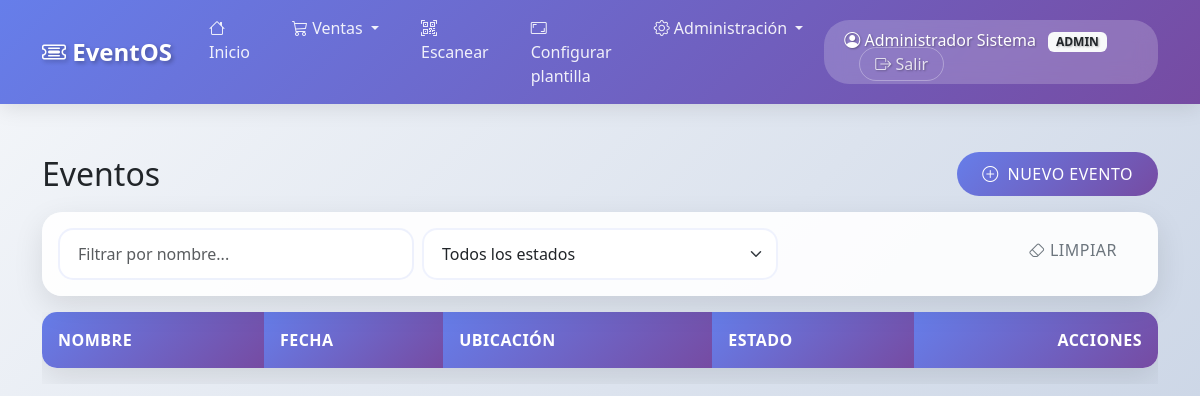
Before: /gestionar_eventos (signed in) with the older database file.
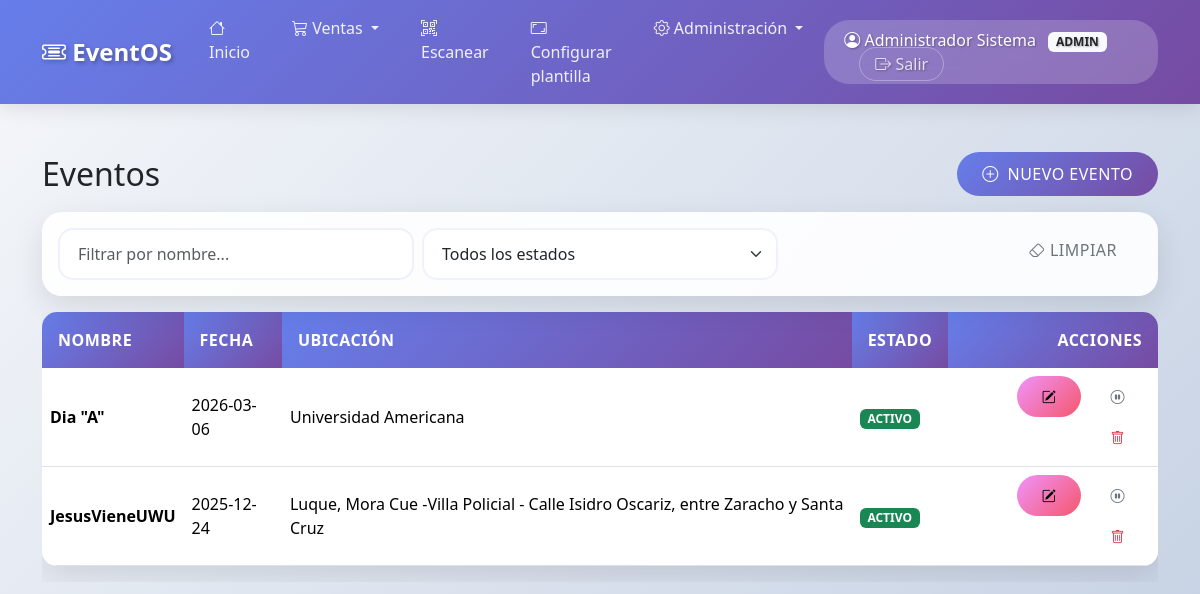
After: the same page with the newer database file.
### tables this page shows
CREATE TABLE eventos (
            id INTEGER PRIMARY KEY AUTOINCREMENT,
            nombre TEXT NOT NULL,
            fecha DATE NOT NULL,
            ubicacion TEXT NOT NULL,
            usuario_creador INTEGER,
            activo INTEGER DEFAULT 1,
            fecha_creacion DATETIME DEFAULT CURRENT_TIMESTAMP,
            FOREIGN KEY (usuario_creador) REFERENCES usuarios(id)
        );

### app.py (the view)
@app.route("/gestionar_eventos")
@solo_admin
def gestionar_eventos():
    conexion = conectar_bd()
    cursor = conexion.cursor()
    cursor.execute("""
        SELECT e.*, u.nombre || ' ' || u.apellido as creador_nombre
        FROM eventos e
        JOIN usuarios u ON e.usuario_creador = u.id
        ORDER BY e.fecha DESC
    """)
    eventos = rows_to_dicts(cursor.fetchall())
    conexion.close()
    return render_template("gestionar_eventos.html",
                           eventos=eventos,
                           usuario=session,
                           rol=session["rol"])

### app.py (called while the page is built)
def conectar_bd():
    conexion = sqlite3.connect("BDATA.db")
    conexion.row_factory = sqlite3.Row
    return conexion

def rows_to_dicts(rows):
    return [dict(row) for row in rows] if rows else []

def solo_admin(f):
    @wraps(f)
    def wrapper(*args, **kwargs):
        if "usuario_id" not in session or session.get("rol") != "admin":
            flash("Acceso restringido a Administradores.", "danger")
            return redirect(url_for("inicio"))
        return f(*args, **kwargs)
    return wrapper

### templates/gestionar_eventos.html (shortened to what this page needs)
{% extends "base.html" %}
{% block content %}
<div class="container py-4">
  <div class="d-flex justify-content-between align-items-center mb-3">
    <h2 class="mb-0">Eventos</h2>
    <button class="btn btn-primary" data-bs-toggle="modal" data-bs-target="#modalCrear">
      <i class="bi bi-plus-circle me-1"></i> Nuevo evento
    </button>
  </div>
  <div class="card mb-3">
    <div class="card-body">
      <form class="row g-2">
        <div class="col-md-4">
          <input type="text" class="form-control" id="filtroNombre" placeholder="Filtrar por nombre...">
        </div>
        <div class="col-md-4">
          <select id="filtroEstado" class="form-select">
            <option value="">Todos los estados</option>
          </select>
        </div>
        <div class="col-md-4 text-end">
          <button type="button" id="btnLimpiar" class="btn btn-outline-secondary">
            <i class="bi bi-eraser"></i> Limpiar
          </button>
        </div>
      </form>
    </div>
  </div>
  <div class="table-responsive">
    <table class="table align-middle" id="tablaEventos">
      <thead>
        <tr>
          <th>Nombre</th>
          <th>Fecha</th>
          <th>Ubicación</th>
          <th>Estado</th>
          <th class="text-end">Acciones</th>
        </tr>
      </thead>
      <tbody>
        {% for ev in eventos %}
        <tr data-estado="{{ ev.activo }}" data-nombre="{{ ev.nombre|lower }}">
          <td class="fw-semibold">{{ ev.nombre }}</td>
          <td>{{ ev.fecha }}</td>
          <td>{{ ev.ubicacion }}</td>
          <td>
            {% if ev.activo %}
              <span class="badge bg-success">ACTIVO</span>
            {% else %}
              <span class="badge bg-secondary">INACTIVO</span>
            {% endif %}
          </td>
          <td class="text-end">
            <button class="btn btn-sm btn-warning" data-bs-toggle="modal" data-bs-target="#modalEditar_{{ ev.id }}">
              <i class="bi bi-pencil-square"></i>
            </button>
            {% if ev.activo %}
              <form action="{{ url_for('desactivar_evento', evento_id=ev.id) }}" method="post" class="d-inline"
                    onsubmit="return confirm('¿Desactivar este evento? No podrá usarse hasta reactivarlo.');">
                <button class="btn btn-sm btn-outline-secondary" type="submit">
                  <i class="bi bi-pause-circle"></i>
                </button>
              </form>
            {% endif %}
            <form action="{{ url_for('eliminar_evento', evento_id=ev.id) }}" method="post" class="d-inline"
                  onsubmit="return confirm('¿Eliminar DEFINITIVAMENTE este evento? Esta acción no se puede deshacer.');">
              <button class="btn btn-sm btn-outline-danger" type="submit">
                <i class="bi bi-trash"></i>
              </button>
            </form>
          </td>
        </tr>
        {% endfor %}
      </tbody>
    </table>
  </div>
</div>
{% endblock %}

Changed rows visible on the page:
added eventos: nombre "Dia \"A\"", fecha "2026-03-06", ubicacion "Universidad Americana", activo "ACTIVO"
added eventos: nombre "JesusVieneUWU", fecha "2025-12-24", ubicacion "Luque, Mora Cue -Villa Policial - Calle Isidro Oscariz, entre Zaracho y Santa Cruz", activo "ACTIVO"
